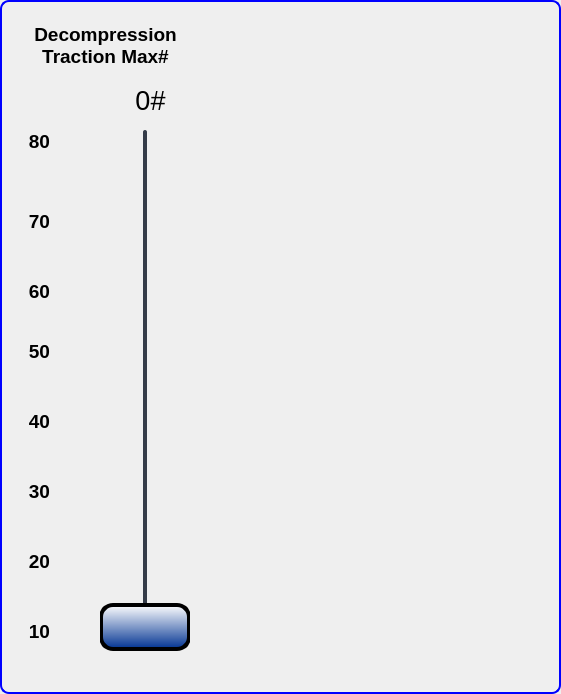
     <widget class="QGroupBox" name="AGroupBox">
      <property name="geometry">
       <rect>
        <x>709</x>
        <y>-4</y>
        <width>561</width>
        <height>694</height>
       </rect>
      </property>
      <property name="styleSheet">
       <string notr="true">QGroupBox {
    border: 2px solid blue;
    border-radius: 9px;
    margin-top: 0.5em;
}
</string>
      </property>
      <property name="title">
       <string/>
      </property>
      <widget class="QLabel" name="axialPressureTitleLbl">
       <property name="geometry">
        <rect>
         <x>20</x>
         <y>13</y>
         <width>171</width>
         <height>65</height>
        </rect>
       </property>
       <property name="font">
        <font>
         <family>Arial</family>
         <pointsize>14</pointsize>
         <weight>75</weight>
         <bold>true</bold>
        </font>
       </property>
       <property name="text">
        <string>Decompression Traction Max#</string>
       </property>
       <property name="alignment">
        <set>Qt::AlignCenter</set>
       </property>
       <property name="wordWrap">
        <bool>true</bool>
       </property>
      </widget>
      <widget class="QSlider" name="axialPressureSlider">
       <property name="geometry">
        <rect>
         <x>100</x>
         <y>130</y>
         <width>90</width>
         <height>521</height>
        </rect>
       </property>
       <property name="font">
        <font>
         <family>Arial</family>
         <pointsize>12</pointsize>
        </font>
       </property>
       <property name="styleSheet">
        <string notr="true">QSlider::groove:vertical {
    border-radius: 2px;
width: 4px;
    background-color: rgb(52, 59, 72);
}
QSlider::groove:vertical:hover {
    background-color: blue;
}
QSlider::handle:vertical {
    background-color:qlineargradient(spread:pad, x1:0, y1:1, x2:0, y2:0, stop:0 rgba(0, 50, 145, 255), stop:1 rgba(255, 255, 255, 255));
    border: 4px solid black;
    height: 40px;
 margin: 0px -44px;
    border-radius: 14px;
}</string>
       </property>
       <property name="minimum">
        <number>10</number>
       </property>
       <property name="maximum">
        <number>80</number>
       </property>
       <property name="singleStep">
        <number>1</number>
       </property>
       <property name="pageStep">
        <number>5</number>
       </property>
       <property name="value">
        <number>10</number>
       </property>
       <property name="sliderPosition">
        <number>10</number>
       </property>
       <property name="orientation">
        <enum>Qt::Vertical</enum>
       </property>
       <property name="tickPosition">
        <enum>QSlider::TicksBothSides</enum>
       </property>
       <property name="tickInterval">
        <number>5</number>
       </property>
      </widget>
      <widget class="QLabel" name="axialPressureLbl">
       <property name="geometry">
        <rect>
         <x>110</x>
         <y>80</y>
         <width>81</width>
         <height>41</height>
        </rect>
       </property>
       <property name="font">
        <font>
         <family>Arial</family>
         <pointsize>20</pointsize>
        </font>
       </property>
       <property name="text">
        <string>0#</string>
       </property>
       <property name="alignment">
        <set>Qt::AlignCenter</set>
       </property>
      </widget>
      <widget class="QLabel" name="axialPressureUpLbl">
       <property name="geometry">
        <rect>
         <x>50</x>
         <y>160</y>
         <width>47</width>
         <height>101</height>
        </rect>
       </property>
       <property name="text">
        <string/>
       </property>
       <property name="pixmap">
        <pixmap>images/up-ticks.png</pixmap>
       </property>
      </widget>
      <widget class="QLabel" name="axialPressureDownLbl">
       <property name="geometry">
        <rect>
         <x>50</x>
         <y>520</y>
         <width>47</width>
         <height>101</height>
        </rect>
       </property>
       <property name="text">
        <string/>
       </property>
       <property name="pixmap">
        <pixmap>images/down-ticks.png</pixmap>
       </property>
      </widget>
      <widget class="QLabel" name="Lbl_18">
       <property name="geometry">
        <rect>
         <x>20</x>
         <y>210</y>
         <width>30</width>
         <height>24</height>
        </rect>
       </property>
       <property name="font">
        <font>
         <family>Arial</family>
         <pointsize>14</pointsize>
         <weight>75</weight>
         <bold>true</bold>
        </font>
       </property>
       <property name="styleSheet">
        <string notr="true">background:transparent;</string>
       </property>
       <property name="text">
        <string>70</string>
       </property>
       <property name="alignment">
        <set>Qt::AlignRight|Qt::AlignTop|Qt::AlignTrailing</set>
       </property>
      </widget>
      <widget class="QLabel" name="Lbl_19">
       <property name="geometry">
        <rect>
         <x>20</x>
         <y>410</y>
         <width>30</width>
         <height>24</height>
        </rect>
       </property>
       <property name="font">
        <font>
         <family>Arial</family>
         <pointsize>14</pointsize>
         <weight>75</weight>
         <bold>true</bold>
        </font>
       </property>
       <property name="text">
        <string extracomment="10">40</string>
       </property>
       <property name="alignment">
        <set>Qt::AlignRight|Qt::AlignTop|Qt::AlignTrailing</set>
       </property>
      </widget>
      <widget class="QLabel" name="Lbl_6">
       <property name="geometry">
        <rect>
         <x>20</x>
         <y>130</y>
         <width>30</width>
         <height>24</height>
        </rect>
       </property>
       <property name="font">
        <font>
         <family>Arial</family>
         <pointsize>14</pointsize>
         <weight>75</weight>
         <bold>true</bold>
        </font>
       </property>
       <property name="text">
        <string>80</string>
       </property>
       <property name="alignment">
        <set>Qt::AlignRight|Qt::AlignTop|Qt::AlignTrailing</set>
       </property>
      </widget>
      <widget class="QLabel" name="Lbl_45">
       <property name="geometry">
        <rect>
         <x>20</x>
         <y>340</y>
         <width>30</width>
         <height>24</height>
        </rect>
       </property>
       <property name="sizePolicy">
        <sizepolicy hsizetype="Preferred" vsizetype="Preferred">
         <horstretch>0</horstretch>
         <verstretch>0</verstretch>
        </sizepolicy>
       </property>
       <property name="font">
        <font>
         <family>Arial</family>
         <pointsize>14</pointsize>
         <weight>75</weight>
         <bold>true</bold>
        </font>
       </property>
       <property name="text">
        <string>50</string>
       </property>
       <property name="alignment">
        <set>Qt::AlignRight|Qt::AlignTop|Qt::AlignTrailing</set>
       </property>
      </widget>
      <widget class="QLabel" name="Lbl_47">
       <property name="geometry">
        <rect>
         <x>20</x>
         <y>620</y>
         <width>30</width>
         <height>24</height>
        </rect>
       </property>
       <property name="font">
        <font>
         <family>Arial</family>
         <pointsize>14</pointsize>
         <weight>75</weight>
         <bold>true</bold>
        </font>
       </property>
       <property name="styleSheet">
        <string notr="true">background:transparent;</string>
       </property>
       <property name="text">
        <string>10</string>
       </property>
       <property name="alignment">
        <set>Qt::AlignRight|Qt::AlignTop|Qt::AlignTrailing</set>
       </property>
      </widget>
      <widget class="QLabel" name="Lbl_48">
       <property name="geometry">
        <rect>
         <x>20</x>
         <y>280</y>
         <width>30</width>
         <height>24</height>
        </rect>
       </property>
       <property name="font">
        <font>
         <family>Arial</family>
         <pointsize>14</pointsize>
         <weight>75</weight>
         <bold>true</bold>
        </font>
       </property>
       <property name="text">
        <string>60</string>
       </property>
       <property name="alignment">
        <set>Qt::AlignRight|Qt::AlignTop|Qt::AlignTrailing</set>
       </property>
      </widget>
      <widget class="QLabel" name="Lbl_21">
       <property name="geometry">
        <rect>
         <x>20</x>
         <y>480</y>
         <width>30</width>
         <height>24</height>
        </rect>
       </property>
       <property name="font">
        <font>
         <family>Arial</family>
         <pointsize>14</pointsize>
         <weight>75</weight>
         <bold>true</bold>
        </font>
       </property>
       <property name="text">
        <string extracomment="10">30</string>
       </property>
       <property name="alignment">
        <set>Qt::AlignRight|Qt::AlignTop|Qt::AlignTrailing</set>
       </property>
      </widget>
      <widget class="QLabel" name="Lbl_22">
       <property name="geometry">
        <rect>
         <x>20</x>
         <y>550</y>
         <width>30</width>
         <height>24</height>
        </rect>
       </property>
       <property name="font">
        <font>
         <family>Arial</family>
         <pointsize>14</pointsize>
         <weight>75</weight>
         <bold>true</bold>
        </font>
       </property>
       <property name="styleSheet">
        <string notr="true">background:transparent;</string>
       </property>
       <property name="text">
        <string extracomment="10">20</string>
       </property>
       <property name="alignment">
        <set>Qt::AlignRight|Qt::AlignTop|Qt::AlignTrailing</set>
       </property>
      </widget>
      <zorder>axialPressureSlider</zorder>
      <zorder>axialPressureDownLbl</zorder>
      <zorder>axialPressureUpLbl</zorder>
      <zorder>axialPressureTitleLbl</zorder>
      <zorder>axialPressureLbl</zorder>
      <zorder>Lbl_18</zorder>
      <zorder>Lbl_19</zorder>
      <zorder>Lbl_6</zorder>
      <zorder>Lbl_45</zorder>
      <zorder>Lbl_47</zorder>
      <zorder>Lbl_48</zorder>
      <zorder>Lbl_21</zorder>
      <zorder>Lbl_22</zorder>
     </widget>
